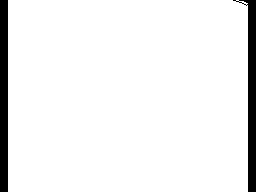

Below is a game level as drawn by its tile map, then a one-line description and the .tmx file that defines it, in full:
An orthogonal 32x24 tile map with 8x8 px tiles, 1 tile layer (Tile Layer 1).

<map version="1.0" orientation="orthogonal" renderorder="right-down" width="32" height="24" tilewidth="8" tileheight="8" nextobjectid="1">
 <tileset firstgid="1" name="tiles" tilewidth="8" tileheight="8" tilecount="256" columns="16">
  <image source="elaine-letter1-tiles.png" width="128" height="128" />
 </tileset>
 <layer name="Tile Layer 1" width="32" height="24">
  <data encoding="csv">
1,2,2,2,2,2,2,2,2,2,2,2,2,2,2,2,2,2,2,2,2,2,2,2,2,2,2,2,2,3,4,1,
1,2,2,2,2,2,2,2,2,2,2,2,2,2,2,2,2,2,2,2,2,2,2,2,2,2,2,2,2,2,2,1,
1,2,2,2,2,2,2,2,2,2,2,2,2,2,2,2,2,2,2,2,2,2,2,2,2,2,2,2,2,2,2,1,
1,2,2,2,2,2,2,2,2,2,2,2,2,2,2,2,2,2,2,2,2,2,2,2,2,2,2,2,2,2,2,1,
1,2,2,2,2,2,2,2,2,2,2,2,2,2,2,2,2,2,2,2,2,2,2,2,2,2,2,2,2,2,2,1,
1,2,2,2,2,2,2,2,2,2,2,2,2,2,2,2,2,2,2,2,2,2,2,2,2,2,2,2,2,2,2,1,
1,2,2,2,2,2,2,2,2,2,2,2,2,2,2,2,2,2,2,2,2,2,2,2,2,2,2,2,2,2,2,1,
1,2,2,2,2,2,2,2,2,2,2,2,2,2,2,2,2,2,2,2,2,2,2,2,2,2,2,2,2,2,2,1,
1,2,2,2,2,2,2,2,2,2,2,2,2,2,2,2,2,2,2,2,2,2,2,2,2,2,2,2,2,2,2,1,
1,2,2,2,2,2,2,2,2,2,2,2,2,2,2,2,2,2,2,2,2,2,2,2,2,2,2,2,2,2,2,1,
1,2,2,2,2,2,2,2,2,2,2,2,2,2,2,2,2,2,2,2,2,2,2,2,2,2,2,2,2,2,2,1,
1,2,2,2,2,2,2,2,2,2,2,2,2,2,2,2,2,2,2,2,2,2,2,2,2,2,2,2,2,2,2,1,
1,2,2,2,2,2,2,2,2,2,2,2,2,2,2,2,2,2,2,2,2,2,2,2,2,2,2,2,2,2,2,1,
1,2,2,2,2,2,2,2,2,2,2,2,2,2,2,2,2,2,2,2,2,2,2,2,2,2,2,2,2,2,2,1,
1,2,2,2,2,2,2,2,2,2,2,2,2,2,2,2,2,2,2,2,2,2,2,2,2,2,2,2,2,2,2,1,
1,2,2,2,2,2,2,2,2,2,2,2,2,2,2,2,2,2,2,2,2,2,2,2,2,2,2,2,2,2,2,1,
1,2,2,2,2,2,2,2,2,2,2,2,2,2,2,2,2,2,2,2,2,2,2,2,2,2,2,2,2,2,2,1,
1,2,2,2,2,2,2,2,2,2,2,2,2,2,2,2,2,2,2,2,2,2,2,2,2,2,2,2,2,2,2,1,
1,2,2,2,2,2,2,2,2,2,2,2,2,2,2,2,2,2,2,2,2,2,2,2,2,2,2,2,2,2,2,1,
1,2,2,2,2,2,2,2,2,2,2,2,2,2,2,2,2,2,2,2,2,2,2,2,2,2,2,2,2,2,2,1,
1,2,2,2,2,2,2,2,2,2,2,2,2,2,2,2,2,2,2,2,2,2,2,2,2,2,2,2,2,2,2,1,
1,2,2,2,2,2,2,2,2,2,2,2,2,2,2,2,2,2,2,2,2,2,2,2,2,2,2,2,2,2,2,1,
1,2,2,2,2,2,2,2,2,2,2,2,2,2,2,2,2,2,2,2,2,2,2,2,2,2,2,2,2,2,2,1,
1,2,2,2,2,2,2,2,2,2,2,2,2,2,2,2,2,2,2,2,2,2,2,2,2,2,2,2,2,2,2,1
</data>
 </layer>
</map>
